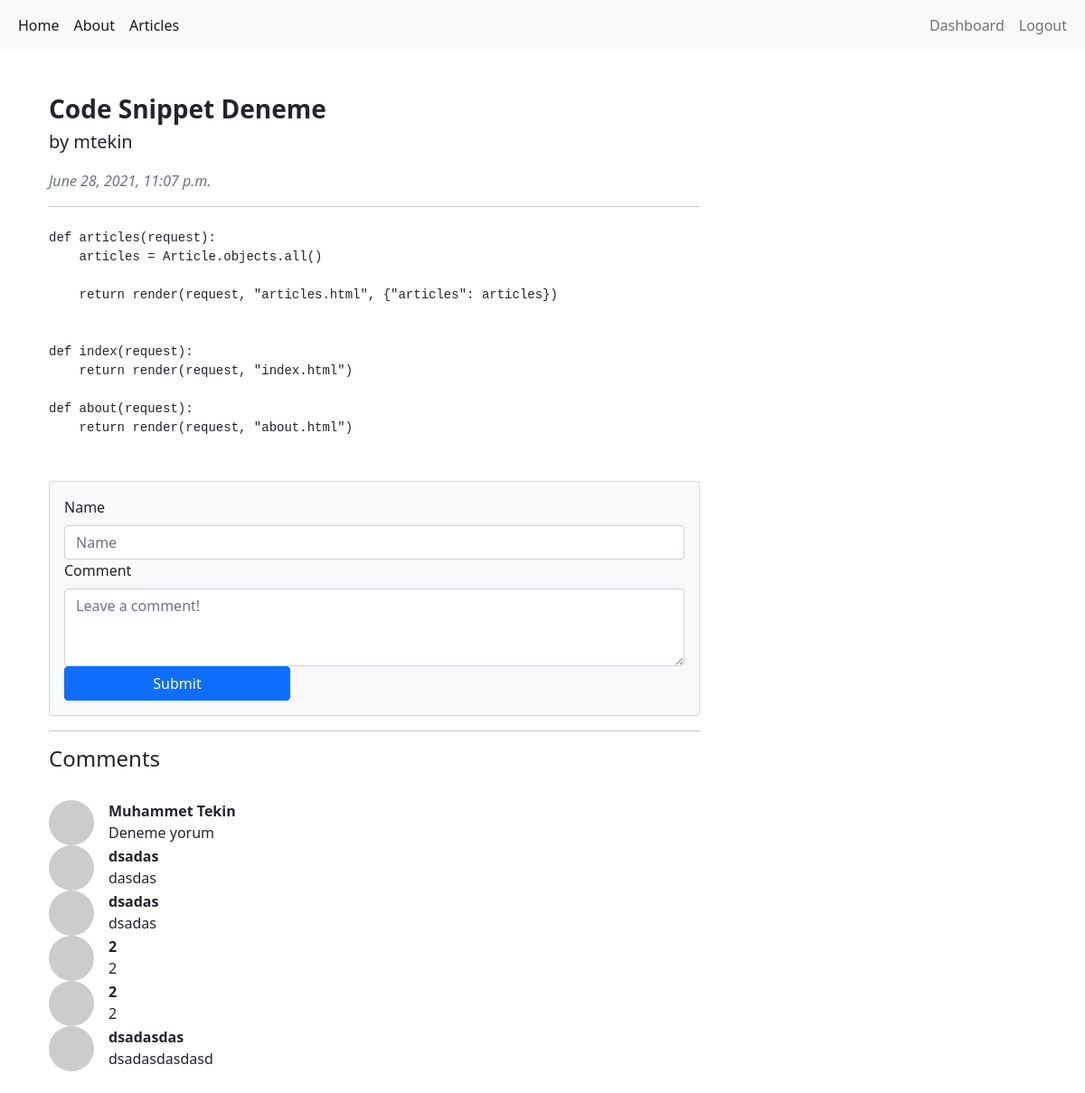
The page /articles/article/16 (signed in) on the database its author committed.
### article/models.py (models this page shows, shortened)
class Article(models.Model):
    author = models.ForeignKey("auth.User", on_delete=models.CASCADE)
    title = models.CharField(max_length=50)
    content = RichTextField()
    created_date = models.DateTimeField(auto_now_add=True)
    article_image = models.FileField(blank=True, null=True, verbose_name="Add a picture to article")
    class Meta:
        ordering = ['-created_date']

class Comment(models.Model):
    article = models.ForeignKey(Article, on_delete=models.CASCADE, verbose_name="Makale", related_name="comments")
    comment_author = models.CharField(max_length=50, verbose_name="Name")
    comment_content = models.CharField(max_length=250, verbose_name="Content")
    comment_date = models.DateTimeField(auto_now_add=True)

### article/views.py (the view)
# urls.py: path('article/<int:id>',  views.details, name="detail"),
def details(request, id):
    article = get_object_or_404(Article, id=id)
    comments = article.comments.all()
    return render(request, "details.html", {'article': article, "comments":comments})

### blog/templates/details.html (shortened to what this page needs)
{% extends "layout.html" %} {% block body %}
<div class="container mt-5">
    <div class="row">
        <div class="col-lg-8">
            <article>
                <header class="mb-4">
                    <h3 class="fw-bolder mb-1"> {{article.title}} </h3>
                    <p class="lead">by {{ article.author.username }} </p>
                    <div class="text-muted fst-italic mb-2"> {{ article.created_date }} </div>
                    <hr>
                </header>
                <section class="mb-5">
                    <p> {{ article.content | safe }}</p>
                </section>
            </article>
            <div class="card bg-light">
                <div class="card-body">
                    <form method="POST" action="{% url 'article:comment' article.id %}">
                        <div class="form-group">
                            <label for="formGroupExampleInput" class="form-label">Name</label>
                            <input name="comment_author" id="comment_author" type="text" class="form-control" id="formGroupExampleInput" placeholder="Name">
                        </div>
                        <div class="form-group">
                            <label for="formGroupExampleInput" class="form-label">Comment</label>
                            <textarea name="comment_content" id="comment_content" class="form-control" rows="3" placeholder="Leave a comment!"></textarea>
                            <button style="width: 250px;" type="submit" class="btn btn-primary">Submit</button>
                        </div>
                    </form>
                </div>
            </div>
            <div>
            <hr>
                <h4>Comments</h4>
                <br>
                {% if comments %} {% for comment in comments %}
                <div class="d-flex">
                    <div class="flex-shrink-0"><img class="rounded-circle" src="https://dummyimage.com/50x50/ced4da/6c757d.jpg" alt="..." /></div>
                    <div class="ms-3">
                        <div class="fw-bold"> {{ comment.comment_author }} </div>
                        {{ comment.comment_content }}
                    </div>
                </div>
                {% endfor %} {% else %}
                <div class="alert alert-danger" role="alert">There is no comment for this article!</div>
                {% endif %}
            </div>
        </div>
    </div>
</div>
{% endblock body %}

### rows shown on the page
Article: title "Code Snippet Deneme", author.username "mtekin", created_date "June 28, 2021, 11:07 p.m.", content "def articles(request): articles = Article.objects.all() return render(request, \"articles.html\", {\"articles\": articles}) def index(request): return render(request, \"index.html\") def about(request): return render(request, \"about.html\")"
Comment: comment_author "Muhammet Tekin", comment_content "Deneme yorum"
Comment: comment_author "dsadas", comment_content "dasdas"
Comment: comment_author "dsadas", comment_content "dsadas"
Comment: comment_author "2", comment_content "2"
Comment: comment_author "2", comment_content "2"
Comment: comment_author "dsadasdas", comment_content "dsadasdasdasd"
